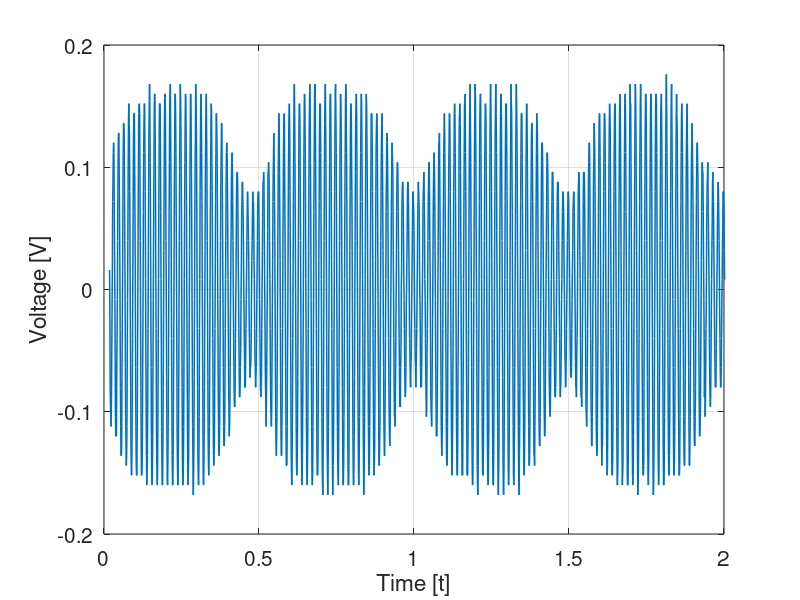
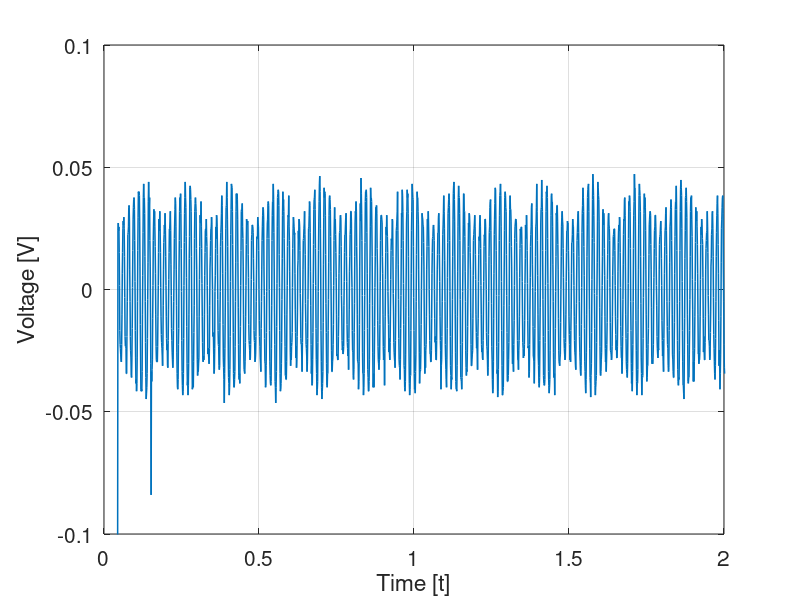

Recreate these plots in MATLAB, in order.
%Script para leitura do CSV

clear all
close all
%=======Primeiro CSV=======%

figure(3)
filename = csvread("TEK0001.CSV");
plot(filename(:,1),filename(:,2),'Linewidth',1.1)
xlim([0 2])
ylim([-0.2 0.2])


xlabel('Time [t]', 'fontsize', 15)
ylabel('Voltage [V]', 'fontsize', 15)
set(gca,'fontsize',15, 'ygrid', 'on', 'xgrid', 'on');
print -djpg fig3.jpg

%=======Segundo CSV=======%

figure(4)
filename = csvread("TEK0002.CSV");
plot(filename(:,1),filename(:,2),'Linewidth',1.1)
xlim([0 2])
ylim([-0.1 0.1])


xlabel('Time [t]', 'fontsize', 15)
ylabel('Voltage [V]', 'fontsize', 15)
set(gca,'fontsize',15, 'ygrid', 'on', 'xgrid', 'on');
print -djpg fig4.jpg
 